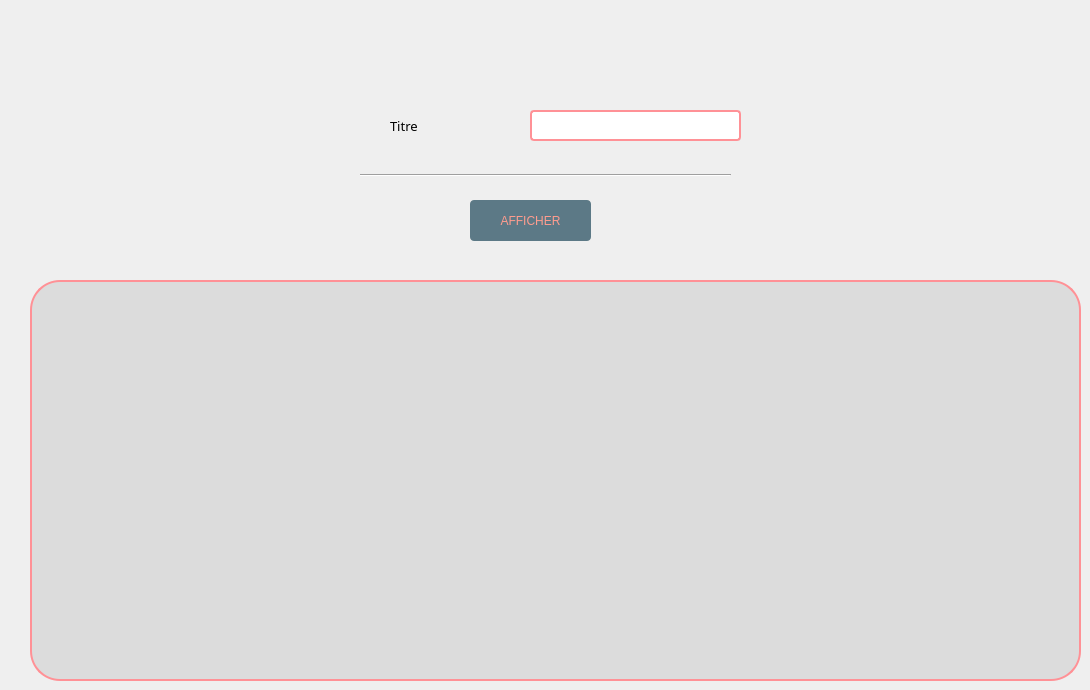
       <widget class="QWidget" name="tab_41">
        <attribute name="title">
         <string>echerche par titre</string>
        </attribute>
        <widget class="Line" name="line_6">
         <property name="geometry">
          <rect>
           <x>360</x>
           <y>160</y>
           <width>371</width>
           <height>31</height>
          </rect>
         </property>
         <property name="orientation">
          <enum>Qt::Horizontal</enum>
         </property>
        </widget>
        <widget class="QLineEdit" name="lineEdit_63">
         <property name="geometry">
          <rect>
           <x>530</x>
           <y>110</y>
           <width>211</width>
           <height>31</height>
          </rect>
         </property>
         <property name="styleSheet">
          <string notr="true">color: rgb(92, 121, 134);
font: 10pt &quot;Tw Cen MT Condensed Extra Bold&quot;;
border: 2px solid rgb(255, 145, 150);
border-radius: 4px;</string>
         </property>
        </widget>
        <widget class="QLabel" name="label_54">
         <property name="geometry">
          <rect>
           <x>30</x>
           <y>280</y>
           <width>1051</width>
           <height>401</height>
          </rect>
         </property>
         <property name="styleSheet">
          <string notr="true">background-color:rgba(0,0, 0, 20);
font: 87 10pt &quot;Segoe UI Black&quot;;
color: rgb(92, 121, 134);
border-radius: 30px;
border: 2px solid rgb(255, 145, 150);</string>
         </property>
         <property name="text">
          <string/>
         </property>
        </widget>
        <widget class="QLabel" name="erreurni_15">
         <property name="geometry">
          <rect>
           <x>530</x>
           <y>140</y>
           <width>251</width>
           <height>16</height>
          </rect>
         </property>
         <property name="styleSheet">
          <string notr="true">color: rgb(255, 156, 142);
font: 87 9pt &quot;Segoe UI Black&quot;;
</string>
         </property>
         <property name="text">
          <string/>
         </property>
        </widget>
        <widget class="QPushButton" name="afficher1_4">
         <property name="geometry">
          <rect>
           <x>470</x>
           <y>200</y>
           <width>121</width>
           <height>41</height>
          </rect>
         </property>
         <property name="styleSheet">
          <string notr="true">color: rgb(67, 87, 97);
selection-color: rgb(255, 255, 255);
selection-color: rgb(85, 170, 255);
selection-color: rgb(255, 114, 94);
selection-background-color: rgb(158, 109, 96);
selection-color: qlineargradient(spread:pad, x1:0, y1:0, x2:1, y2:0, stop:0 rgba(0, 0, 0, 255), stop:1 rgba(255, 255, 255, 255));
color: qlineargradient(spread:pad, x1:0, y1:0, x2:1, y2:0, stop:0 rgba(0, 0, 0, 255), stop:1 rgba(255, 255, 255, 255));
border-bottom-color: rgb(157, 109, 96);
alternate-background-color: rgb(156, 107, 94);
color: rgb(255, 156, 142);
background-color: rgb(255, 156, 142);
border-radius: 4px;
font: 87 12pt &quot;Segoe UI Black&quot;;
background-color: rgb(92, 121, 134);</string>
         </property>
         <property name="text">
          <string>AFFICHER</string>
         </property>
        </widget>
        <widget class="QLabel" name="label_69">
         <property name="geometry">
          <rect>
           <x>390</x>
           <y>80</y>
           <width>231</width>
           <height>91</height>
          </rect>
         </property>
         <property name="font">
          <font>
           <family>Segoe UI Black</family>
           <pointsize>10</pointsize>
           <weight>10</weight>
           <italic>false</italic>
           <bold>false</bold>
          </font>
         </property>
         <property name="text">
          <string>Titre</string>
         </property>
        </widget>
       </widget>
